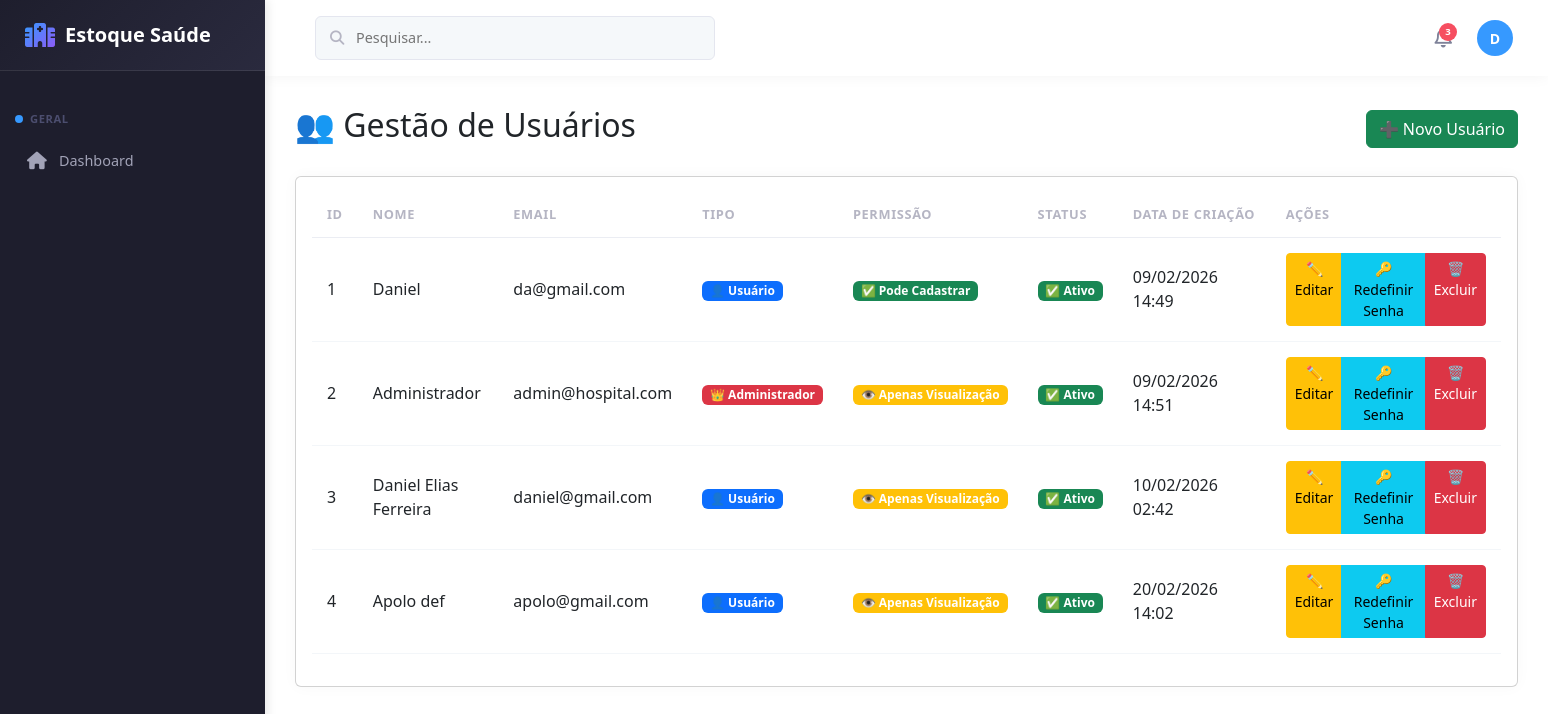
/usuarios (signed in), run on the app's committed database.
### models.py (models this page shows, shortened)
class Usuario(db.Model):
    __tablename__ = 'usuarios'
    id = db.Column(db.Integer, primary_key=True)
    nome = db.Column(db.String(100), nullable=False)
    email = db.Column(db.String(100), unique=True, nullable=False)
    senha = db.Column(db.String(255), nullable=False)
    tipo = db.Column(db.String(20), default='user')
    unidades_acesso = db.Column(db.Text)
    pode_cadastrar = db.Column(db.Integer, default=1)
    permissoes_menu = db.Column(db.Text)
    ativo = db.Column(db.Integer, default=1)
    data_criacao = db.Column(db.DateTime, default=lambda: datetime.now(timezone.utc))

### routes/users.py (the view)
@users_bp.route('/usuarios')
@admin_required
def usuarios():
    from app import db, Usuario
    if 'user_id' not in session:
        return redirect(url_for('auth.login'))
    usuarios_lista = Usuario.query.all()
    return render_template('usuarios.html', usuarios=usuarios_lista)

### app.py (called while the page is built)
@app.before_request
def attach_unit_db():
    from flask import g
    unit_id = session.get('unit_id')
    if unit_id:
        try:
            g.unit_db = db_manager.get_connection(unit_id)
        except Exception as e:
            g.unit_db = None
            app.logger.exception('Erro ao obter conexão da unidade: %s', e)
    else:
        g.unit_db = None

@app.context_processor
def override_url_for():
    from functools import wraps
    @wraps(original_url_for)
    def new_url_for(endpoint=None, **values):
        if endpoint and '.' not in endpoint and endpoint in ROUTE_MAPPING:
            endpoint = ROUTE_MAPPING[endpoint]
        return original_url_for(endpoint, **values)
    return dict(url_for=new_url_for)

### routes/helpers.py (called while the page is built)
def admin_required(f):
    @wraps(f)
    def decorated_function(*args, **kwargs):
        if 'user_id' not in session:
            return redirect(url_for('auth.login'))
        from app import db, Usuario
        try:
            usuario = db.session.get(Usuario, session['user_id'])
        except Exception:
            usuario = None
        if not usuario:
            flash('Acesso negado! Usuário inválido.', 'danger')
            return redirect(url_for('auth.login'))
        if usuario.tipo != 'admin' and not getattr(usuario, 'pode_cadastrar', 0):
            flash('Acesso negado! Apenas administradores ou usuários com permissão.', 'danger')
            return redirect(url_for('main.index'))
        return f(*args, **kwargs)
    return decorated_function

### templates/usuarios.html (shortened to what this page needs)
{% extends "base.html" %}
{% block content %}
<div class="row">
    <div class="col-12">
        <div class="d-flex justify-content-between align-items-center mb-4">
            <h2>👥 Gestão de Usuários</h2>
            <a href="{{ url_for('novo_usuario') }}" class="btn btn-success">➕ Novo Usuário</a>
        </div>
        <div class="card">
            <div class="card-body">
                {% if usuarios %}
                <div class="table-responsive">
                    <table class="table table-hover">
                        <thead>
                            <tr>
                                <th>ID</th>
                                <th>Nome</th>
                                <th>Email</th>
                                <th>Tipo</th>
                                <th>Permissão</th>
                                <th>Status</th>
                                <th>Data de Criação</th>
                                <th>Ações</th>
                            </tr>
                        </thead>
                        <tbody>
                            {% for usuario in usuarios %}
                            <tr>
                                <td>{{ usuario.id }}</td>
                                <td>{{ usuario.nome }}</td>
                                <td>{{ usuario.email }}</td>
                                <td>
                                    {% if usuario.tipo == 'admin' %}
                                    <span class="badge bg-danger">👑 Administrador</span>
                                    {% else %}
                                    <span class="badge bg-primary">👤 Usuário</span>
                                    {% endif %}
                                </td>
                                <td>
                                    {% if usuario.pode_cadastrar %}
                                    <span class="badge bg-success">✅ Pode Cadastrar</span>
                                    {% else %}
                                    <span class="badge bg-warning">👁 Apenas Visualização</span>
                                    {% endif %}
                                </td>
                                <td>
                                    {% if usuario.ativo %}
                                    <span class="badge bg-success">✅ Ativo</span>
                                    {% else %}
                                    <span class="badge bg-danger">❌ Inativo</span>
                                    {% endif %}
                                </td>
                                <td>{{ usuario.data_criacao.strftime('%d/%m/%Y %H:%M') }}</td>
                                <td>
                                    <div class="btn-group" role="group">
                                        <a href="{{ url_for('editar', id=usuario.id) }}" class="btn btn-sm btn-warning">✏️ Editar</a>
                                        <a href="{{ url_for('redefinir_senha', id=usuario.id) }}" class="btn btn-sm btn-info">🔑 Redefinir Senha</a>
                                        <a href="{{ url_for('excluir', id=usuario.id) }}"
                                           class="btn btn-sm btn-danger"
                                           onclick="return confirm('Tem certeza que deseja excluir este usuário?')">🗑️ Excluir</a>
                                    </div>
                                </td>
                            </tr>
                            {% endfor %}
                        </tbody>
                    </table>
                </div>
                {% else %}
                <div class="alert alert-info text-center">
                    <h4>👥 Nenhum usuário encontrado</h4>
                    <p>Comece cadastrando seu primeiro usuário!</p>
                    <a href="{{ url_for('novo_usuario') }}" class="btn btn-primary">Cadastrar Usuário</a>
                </div>
                {% endif %}
            </div>
        </div>
    </div>
</div>
{% endblock %}

### static/style.css (style rules this page uses)
:root { --sidebar-bg: #1e1e2d; --sidebar-text: #a2a3b7; --sidebar-active: #3699ff; --sidebar-hover: #2b2b40; --header-bg: #ffffff; --content-bg: #f2f3f8; --card-bg: #ffffff; --text-primary: #3f4254; --text-secondary: #7e8299; }
* { margin: 0; padding: 0; box-sizing: border-box; }
body { font-family: 'Inter', sans-serif; background-color: var(--content-bg); color: var(--text-primary); line-height: 1.6; }
.card { background: var(--card-bg); border-radius: 10px; border: none; box-shadow: 0 0 15px rgba(0, 0, 0, 0.03); margin-bottom: 25px; transition: transform 0.3s, box-shadow 0.3s; }
.card-body { padding: 25px; }
.table { color: var(--text-primary); margin-bottom: 0; }
.table thead th { border-top: none; border-bottom: 1px solid #ebedf3; font-weight: 600; font-size: 0.8rem; text-transform: uppercase; letter-spacing: 0.05em; color: #b5b5c3; padding: 12px 15px; white-space: nowrap; }
.table tbody td { padding: 15px; vertical-align: middle; border-color: #f3f6f9; }
.btn { font-weight: 500; padding: 8px 16px; border-radius: 6px; transition: all 0.3s; font-size: 0.9rem; display: inline-flex; align-items: center; justify-content: center; }
.btn-sm { padding: 5px 10px; font-size: 0.8rem; }
.badge { font-weight: 500; padding: 5px 10px; border-radius: 4px; font-size: 0.75rem; }

### data on the page
Usuario: id "1", nome "Daniel", email "da@gmail.com", tipo "👤 Usuário", pode_cadastrar "✅ Pode Cadastrar", ativo "✅ Ativo", data_criacao "09/02/2026 14:49"
Usuario: id "2", nome "Administrador", email "admin@hospital.com", tipo "👑 Administrador", pode_cadastrar "👁 Apenas Visualização", ativo "✅ Ativo", data_criacao "09/02/2026 14:51"
Usuario: id "3", nome "Daniel Elias Ferreira", email "daniel@gmail.com", tipo "👤 Usuário", pode_cadastrar "👁 Apenas Visualização", ativo "✅ Ativo", data_criacao "10/02/2026 02:42"
Usuario: id "4", nome "Apolo def", email "apolo@gmail.com", tipo "👤 Usuário", pode_cadastrar "👁 Apenas Visualização", ativo "✅ Ativo", data_criacao "20/02/2026 14:02"

### other printed values
{{ (session.user_nome or 'U')[0]|upper }} "D"
